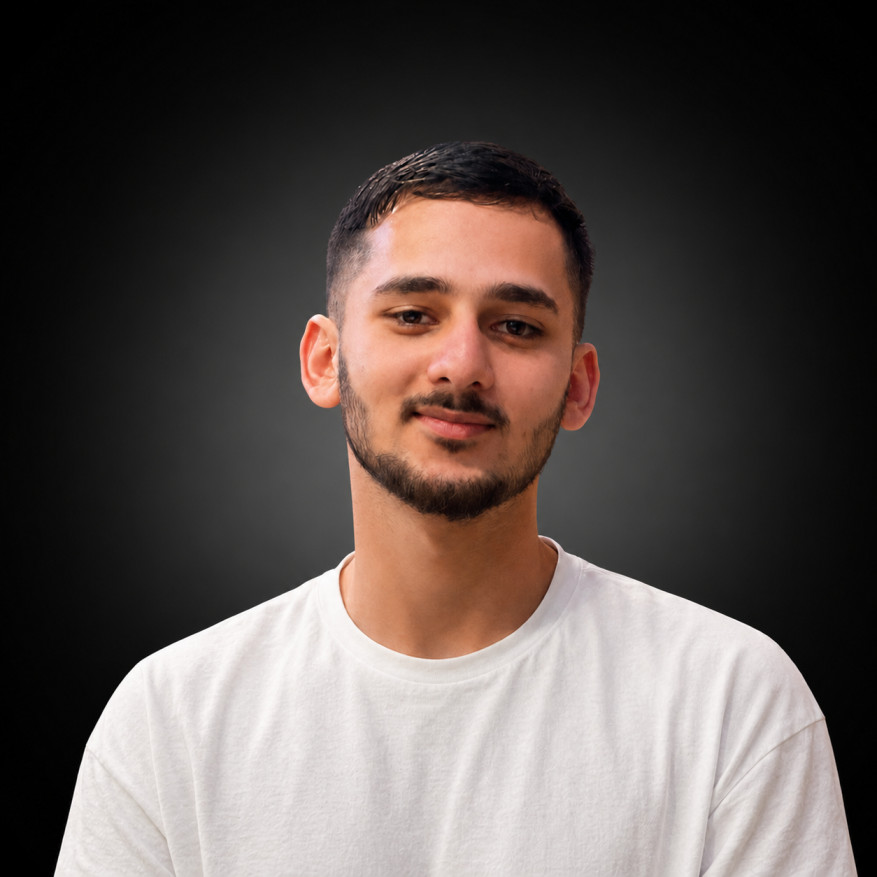
#> input picture profile.jpg, 877 x 877 px, found by its file name
$ python build_banner.py
#> lines starting #> are read from the running program, lines starting #| are printed output that depends on the picture; after the words box and inside, x2 and y2 are one past the last pixel; in counts of white or black regions, pixels touching at a corner belong together
import math
import os
import random

import numpy as np
import scipy.ndimage as ndi
from PIL import Image, ImageOps, ImageEnhance, ImageFilter

PHOTO = "profile.jpg"

WINDOW_W = 1180
WINDOW_H = 610
TITLE_H = 40

PORT_X = 25
PORT_Y = 90
CS = 2.35
GRID_W = 300
GRID_H = 194
PORT_W = GRID_W * CS
PORT_H = GRID_H * CS

INFO_X = 720
INFO_RIGHT = 1150

FONT = "'JetBrains Mono','Fira Code',monospace"

N_INTRO = 60
N_BANDS = 60
N_TRAVELERS = 900
LOOP_BEGIN = 3.2
LOOP_DUR = 14.2
KT = [0, 0.2113, 0.3028, 0.4437, 0.5352, 0.6761, 0.7676, 0.9085, 1]

ACOLS = 90
AROWS = 35
FONT_SIZE = 13.0
CELL_W = 7.8
CELL_H = 13.0
CHAR_RAMP = "@*+-:. "

DARK = {
    "bg": "#1a1b26", "panel": "#16161e", "border": "#24283b",
    "chrome": "#00F7FF", "chrome_dim": "#3b4261", "accent": "#9ece6a",
    "dots": "#bb9af7", "traveler": "#c0caf5",
    "text": "#a9b1d6", "dim": "#565f89", "leader": "#3b4261",
    "red": "#f7768e", "green": "#9ece6a", "pane_dot": "#414868",
}

LIGHT = {
    "bg": "#e1e2e7", "panel": "#ffffff", "border": "#c8ccdf",
    "chrome": "#3760bf", "chrome_dim": "#9aa5ce", "accent": "#0b8494",
    "dots": "#7C3AED", "traveler": "#6D28D9",
    "text": "#343b58", "dim": "#5a6177", "leader": "#c0c4da",
    "red": "#dc2626", "green": "#0b8494", "pane_dot": "#c8ccdf",
}

INFO_ROWS = [
    ("Subject", "Qazi Farhan Ahmad"),
    ("Role", "AI Web Developer + MERN"),
    ("Origin", "Peshawar, Pakistan"),
    ("Education", "BS SE - Univ. of Peshawar"),
    ("Status", "Building + Learning + Shipping"),
    ("ToolChain", "VS Code, Git, Docker, Vercel"),
    ("Core.Lang", "TypeScript, JavaScript, Python"),
    ("Core.Frontend", "React, Next.js, Vite, Tailwind"),
    ("Core.Backend", "Node.js, Express.js"),
    ("Core.Database", "MongoDB, PostgreSQL, Redis"),
    ("Core.Infra", "Vercel, Docker, Firebase"),
    ("Grid.Mail", "qazithekingston@gmail.com"),
    ("Grid.Portfolio", "qaziahmad.vercel.app"),
    ("Grid.LinkedIn", "linkedin.com/in/qazi-farhan-ahmad"),
    ("Grid.GitHub", "github.com/Qaziaaaa"),
    ("Grid.Social", "WhatsApp +92 314 1935787"),
]

PORT_CX = PORT_X + PORT_W / 2
PORT_CY = PORT_Y + PORT_H / 2


# ---------------------------------------------------------------- photo

def load_and_crop():
    img = Image.open(PHOTO)
    img = ImageOps.exif_transpose(img).convert("RGB")
    w, h = img.size
    if 0.9 <= w / h <= 1.1:
        y0 = int(h * 0.135)
        y1 = int(h * 0.78)
        img = img.crop((0, y0, w, y1))
    else:
        target = GRID_W / GRID_H
        if w / h > target:
            new_w = int(h * target)
            x0 = (w - new_w) // 2
            img = img.crop((x0, 0, x0 + new_w, h))
        else:
            new_h = int(w / target)
            y0 = int((h - new_h) * 0.35)
            img = img.crop((0, y0, w, y0 + new_h))
    return img.resize((GRID_W, GRID_H), Image.LANCZOS)


# [5 lines left out: function preprocess, not called in this run]


def segment_mask(img_rgb):
    rgb = np.asarray(img_rgb, dtype=np.float64)
    border = np.concatenate([rgb[0, :], rgb[-1, :], rgb[:, 0], rgb[:, -1]], axis=0)
    bg = np.median(border, axis=0)
    dist = np.linalg.norm(rgb - bg, axis=2)
    mask = dist > 45
    mask = ndi.binary_closing(mask, structure=np.ones((3, 3)), iterations=2)
    mask = ndi.binary_fill_holes(mask)
    lbl, n = ndi.label(mask)
    if n > 0:
        sizes = ndi.sum(mask, lbl, range(1, n + 1))
        mask = lbl == (int(np.argmax(sizes)) + 1)
    mask[int(GRID_H * 0.767):, :] = False
    return mask


def ascii_cells(gray, mask):
    m_full = ndi.binary_erosion(mask, iterations=2)
    g = Image.fromarray(gray.astype(np.uint8)).resize((ACOLS, AROWS), Image.BILINEAR)
    m = Image.fromarray((m_full * 255).astype(np.uint8)).resize((ACOLS, AROWS), Image.NEAREST)
    g = np.asarray(g, dtype=np.float64)
    m = np.asarray(m) > 128
    g = ndi.gaussian_filter(g, 0.7)
    vals = g[m]
    lo, hi = np.percentile(vals, 3), np.percentile(vals, 97)
    span = max(hi - lo, 1e-6)
    cells = []
    for r in range(AROWS):
        for c in range(ACOLS):
            if not m[r, c]:
                continue
            t = (g[r, c] - lo) / span
            t = float(np.clip(t, 0, 1))
            cells.append((r, c, CHAR_RAMP[int((1 - t) * (len(CHAR_RAMP) - 1))]))
    return cells


# ---------------------------------------------------------------- logos

# [46 lines left out: functions _sample_segment, logo_react, logo_terminal, logo_bolt, not called in this run]


def sorted_pts(pts):
    return sorted(pts, key=lambda p: math.atan2(p[1] - PORT_CY, p[0] - PORT_CX))


# ---------------------------------------------------------------- svg

def esc(s):
    return s.replace("&", "&amp;").replace("<", "&lt;").replace(">", "&gt;")


def header(theme):
    return [
        f'<svg xmlns="http://www.w3.org/2000/svg" width="{WINDOW_W}" height="{WINDOW_H}" '
        f'viewBox="0 0 {WINDOW_W} {WINDOW_H}">',
        f'<rect width="{WINDOW_W}" height="{WINDOW_H}" fill="{theme["bg"]}"/>',
    ]


def window_chrome(theme):
    l = []
    l.append(f'<rect x="10" y="6" width="{WINDOW_W - 20}" height="{WINDOW_H - 12}" rx="12" '
             f'fill="none" stroke="{theme["border"]}" stroke-width="2"/>')
    l.append(f'<rect x="10" y="6" width="{WINDOW_W - 20}" height="{TITLE_H}" rx="12" fill="{theme["panel"]}"/>')
    l.append(f'<rect x="10" y="{TITLE_H - 2}" width="{WINDOW_W - 20}" height="4" fill="{theme["panel"]}"/>')
    for i, c in enumerate(("#FF5F56", "#FFBD2E", "#27C93F")):
        l.append(f'<circle cx="{26 + i * 22}" cy="26" r="6" fill="{c}" opacity="0.9"/>')
    l.append(f'<text x="590" y="29" font-family="{FONT}" font-size="14" fill="{theme["dim"]}" '
             f'text-anchor="middle">{esc("profile.sh --live")}</text>')
    l.append(f'<text x="{WINDOW_W - 30}" y="29" font-family="{FONT}" font-size="13" fill="{theme["chrome"]}" '
             f'text-anchor="end">qazi@github</text>')
    return l


def portrait_frame(theme):
    l = []
    l.append(f'<text x="28" y="70" font-family="{FONT}" font-size="13" fill="{theme["chrome_dim"]}">'
             f'<tspan fill="{theme["chrome"]}">VISUAL</tspan>.MAP</text>')
    return l


def info_panel(theme):
    l = []
    l.append(f'<text x="{INFO_X}" y="68" font-family="{FONT}" font-size="13" fill="{theme["chrome_dim"]}">'
             f'<tspan fill="{theme["chrome"]}">SYSTEM</tspan>.INFO</text>')
    # pulsing LIVE badge
    l.append(f'<g>')
    l.append(f'<rect x="1070" y="56" width="66" height="24" rx="12" fill="{theme["red"]}" opacity="0.15"/>')
    l.append(f'<circle cx="1082" cy="68" r="4" fill="{theme["red"]}">'
             f'<animate attributeName="opacity" values="1;0.25;1" dur="1.4s" repeatCount="indefinite"/>'
             f'</circle>')
    l.append(f'<text x="1092" y="72" font-family="{FONT}" font-size="12" font-weight="bold" '
             f'fill="{theme["red"]}">LIVE</text>')
    l.append(f'</g>')

    y = 116
    spacing = 23
    for label, value in INFO_ROWS:
        lw = len(label) * 8.4
        vw = len(value) * 8.4
        ls = INFO_X + lw + 8
        le = INFO_RIGHT - vw - 8
        if le - ls > 8:
            l.append(f'<path d="M {ls} {y} H {le}" stroke="{theme["leader"]}" stroke-width="2" '
                     f'stroke-dasharray="1 4" stroke-linecap="round"/>')
        l.append(f'<text x="{INFO_X}" y="{y}" font-family="{FONT}" font-size="14" '
                 f'fill="{theme["dim"]}" textLength="{lw}" lengthAdjust="spacingAndGlyphs">{esc(label)}</text>')
        l.append(f'<text x="{INFO_RIGHT}" y="{y}" font-family="{FONT}" font-size="14" '
                 f'fill="{theme["text"]}" text-anchor="end" textLength="{vw}" '
                 f'lengthAdjust="spacingAndGlyphs">{esc(value)}</text>')
        y += spacing

    l.append(f'<rect x="{INFO_X}" y="558" width="{INFO_RIGHT - INFO_X}" height="36" rx="6" '
             f'fill="{theme["panel"]}" stroke="{theme["border"]}" stroke-width="1.5"/>')
    l.append(f'<circle cx="{INFO_X + 14}" cy="576" r="4" fill="{theme["green"]}"/>')
    l.append(f'<text x="{INFO_X + 26}" y="580" font-family="{FONT}" font-size="13" '
             f'fill="{theme["dim"]}">ready · {esc("qazi@github:~/profile")}</text>')
    l.append(f'<rect x="974" y="566" width="150" height="20" rx="10" fill="{theme["accent"]}" opacity="0.15"/>')
    l.append(f'<text x="1049" y="581" font-family="{FONT}" font-size="13" font-weight="bold" '
             f'text-anchor="middle" fill="{theme["accent"]}">@Qaziaaaa</text>')
    return l


def portrait_layer(theme, cells):
    out = [f'<g font-family="monospace" font-size="{FONT_SIZE}" fill="{theme["dots"]}">']
    for (r, c, ch) in cells:
        x = PORT_X + c * CELL_W
        y = PORT_Y + r * CELL_H + CELL_H * 0.8
        out.append(f'<text x="{x:.1f}" y="{y:.1f}">{ch}</text>')
    out.append(f'</g>')
    return out


# [23 lines left out: function traveler_layer, not called in this run]


def build(theme, cells):
    parts = []
    parts += header(theme)
    parts += window_chrome(theme)
    parts += portrait_frame(theme)
    parts += info_panel(theme)
    parts += portrait_layer(theme, cells)
    parts.append("</svg>")
    return "\n".join(parts)


def main():
    img = load_and_crop()
#> in load_and_crop, img is the input picture: PIL image 877x877 RGB; mean R, G, B 91.7, 82.4, 79.2
#> in load_and_crop, `img = img.crop((0, y0, w, y1))`:
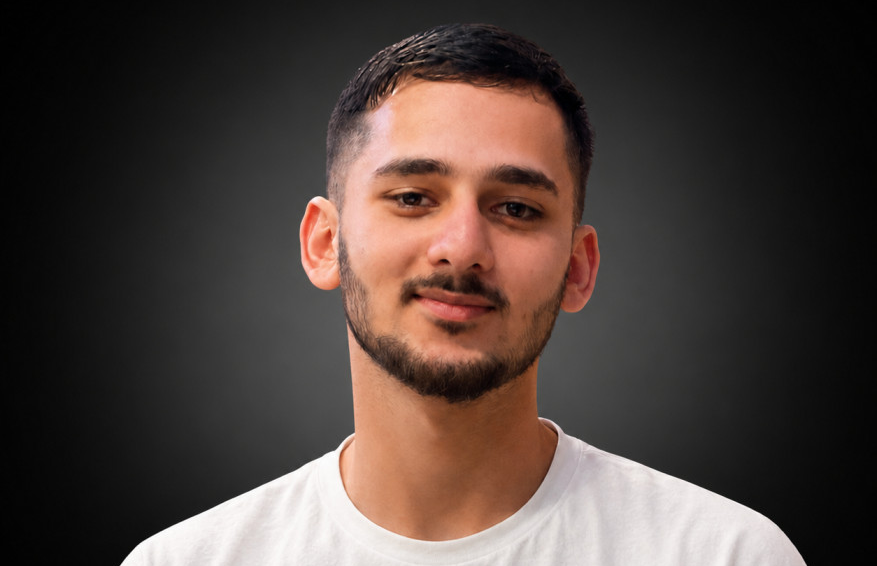
#> img: PIL image 877x566 RGB; mean R, G, B 76.2, 63.7, 59
    gray = np.asarray(img.convert("L"), dtype=np.float64)
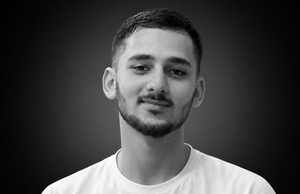
#> gray: shape (194, 300) float64; min 0, max 255, mean 66.9
    mask = segment_mask(img)
#> in segment_mask, `border = np.concatenate([rgb[0, :], rgb[-1, :], rgb[:, 0], rgb[:, -1]]..`: border = 988 rows, first 8: [1, 1, 1], [1, 1, 1], [1, 1, 1], [1, 1, 1], [1, 1, 1], [0, 0, 0], [0, 0, 0], [1, 1, 1]
#> in segment_mask, `bg = np.median(border, axis=0)`: bg = [6, 6, 6]
#> in segment_mask, `mask = dist > 45`:
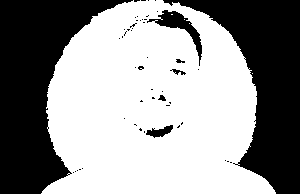
#> mask: shape (194, 300) bool; 58.4% white; 52 black regions (45 under 20 px), largest, box (x1, y1, x2, y2) and area: (0, 0, 133, 194) 12140, (163, 0, 300, 194) 10992, (147, 10, 202, 66) 683
#> in segment_mask, `mask = ndi.binary_closing(mask, structure=np.ones((3, 3)), iterations=2)`: mask: shape (194, 300) bool; 58.3% white; 3 black regions, box (x1, y1, x2, y2) and area: (0, 0, 300, 194) 23577, (159, 12, 202, 52) 573, (150, 126, 171, 137) 145
#> in segment_mask, `mask = ndi.binary_fill_holes(mask)`:
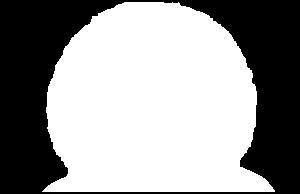
#> mask: shape (194, 300) bool; 59.5% white; 1 black region, box (x1, y1, x2, y2) and area: (0, 0, 300, 194) 23577
#> in segment_mask, `lbl, n = ndi.label(mask)`: n = 1
#> in segment_mask, `sizes = ndi.sum(mask, lbl, range(1, n + 1))`: sizes = [34623]
#> in segment_mask, `mask[int(GRID_H * 0.767):, :] = False`:
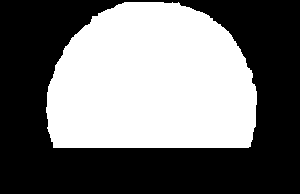
#> mask: shape (194, 300) bool; 44.7% white; 1 white region, box (x1, y1, x2, y2) and area: (46, 2, 257, 148) 26000
    cells = ascii_cells(gray, mask)
#> in ascii_cells, `m_full = ndi.binary_erosion(mask, iterations=2)`: m_full: shape (194, 300) bool; 42.6% white; 1 white region, box (x1, y1, x2, y2) and area: (48, 4, 255, 146) 24822
#> in ascii_cells, `m = Image.fromarray((m_full * 255).astype(np.uint8)).resize((ACOLS, AR..`:
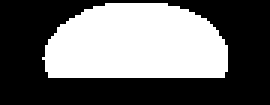
#> m: PIL image 90x35 L (shown 3 times larger); 41.7% white; 1 white region, box (x1, y1, x2, y2) and area: (14, 1, 76, 26) 1315
#> in ascii_cells, `g = ndi.gaussian_filter(g, 0.7)`:
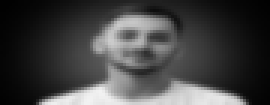
#> g: shape (35, 90) float64 (shown 3 times larger); min 1, max 242.5, mean 66.9
#> in ascii_cells, `vals = g[m]`: vals = 1315 values, max 203.1 at index 549, min 13.98 at index 73, mean 80.31
#> in ascii_cells, `lo, hi = np.percentile(vals, 3), np.percentile(vals, 97)`: lo = 33.28; hi = 186.3
#> in ascii_cells, `span = max(hi - lo, 1e-6)`: span = 153
#> after the loop in ascii_cells, `for r in range(AROWS):`: cells = 1315 items, first 6: (1, 35, '.'), (1, 36, '.'), (1, 37, '.'), (1, 38, '.'), (1, 39, '.'), (1, 40, '.')

    with open("dark.svg", "w", encoding="utf-8") as f:
        f.write(build(DARK, cells))
#> the loop in portrait_layer, `for (r, c, ch) in cells:` made 1315 passes
#> (r, c, ch, x, y) on passes 1 to 3: (1, 35, '.', 298, 113.4), (1, 36, '.', 305.8, 113.4), (1, 37, '.', 313.6, 113.4)
#> after the loop in portrait_layer, `for (r, c, ch) in cells:`: out = 1316 items
#> in build, `parts += portrait_layer(theme, cells)`: parts = 1387 items
    print("dark.svg written")

    with open("light.svg", "w", encoding="utf-8") as f:
        f.write(build(LIGHT, cells))
#> the loop in portrait_layer (call 2), `for (r, c, ch) in cells:` made 1315 passes
    print("light.svg written")


if __name__ == "__main__":
    main()
